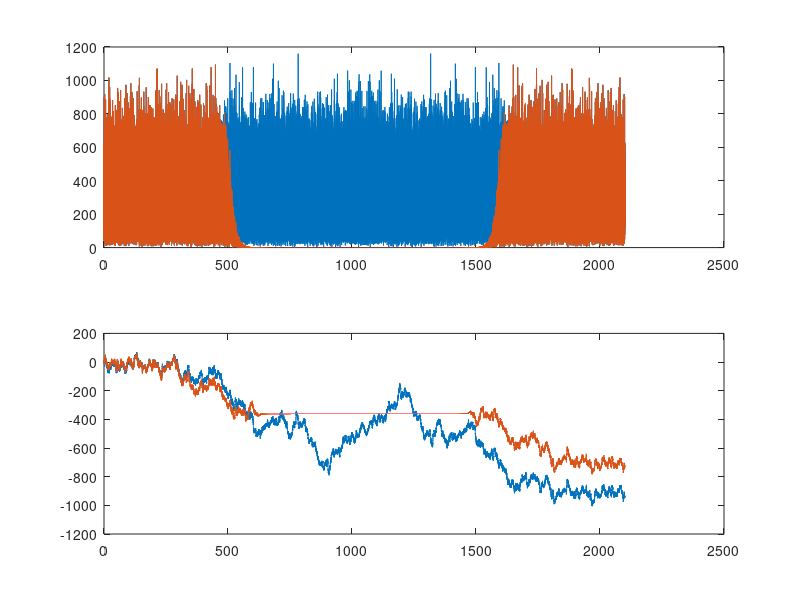

MATLAB code for this plot:
T=60; % Duration
fs = 2100; % Sample Rate
N = 20 % Order of Butterworth Filter
fc = 500; % Cutoff Frequency
time = (0:1/fs:T); % Time Vector
sig = randn(size(time));
% Filter sig
[b,a] = butter(N,fc*2./fs);
sig2 = filter(b,a,sig);
SIG = fft(sig);
SIG2 = fft(sig2);
% Plot Results
freq = fs*(0:length(time)-1)./(length(time)-1);
subplot(2,1,1)
plot(freq,abs(SIG),freq,abs(SIG2))
subplot(2,1,2)
plot(freq,unwrap(angle(SIG)),freq,unwrap(angle(SIG2)))